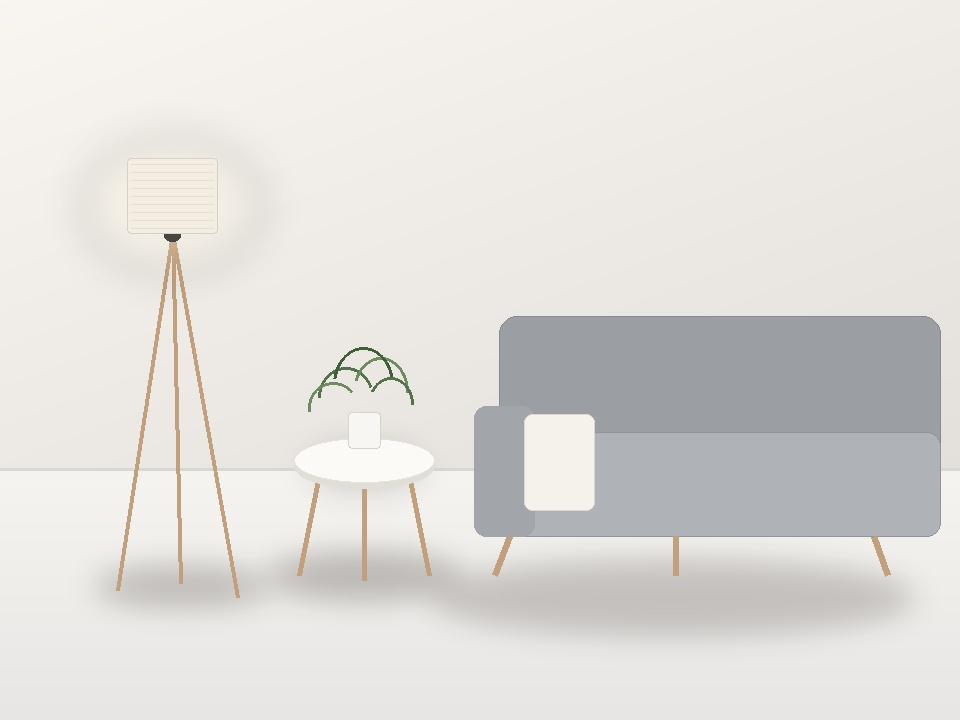
#> input picture data/roomie_default_room.jpg, 960 x 720 px
$ python -i live_intelligence.py   (imports and definitions only)   (older library calls are emulated)
#> lines starting #> are read from the running program, lines starting #| are printed output that depends on the picture; after the words box and inside, x2 and y2 are one past the last pixel; in counts of white or black regions, pixels touching at a corner belong together
#> further down, picture is the input picture: PIL image 960x720 RGB; mean R, G, B 224.4, 222.4, 218.7
"""Live Room Intelligence: Real-time architectural room feature and object detection on camera frames."""
from typing import Dict, Any, List, Tuple, Optional
import numpy as np
from PIL import Image
import cv2


class DetectedObject:
    """Represents an architecturally identified region or element in the room frame."""
    def __init__(
        self,
        category: str,  # 'Wall', 'Ceiling', 'Floor', 'Window', 'Door', 'Furniture', 'Decorative'
        confidence: float,  # 0.0 to 1.0
        bounding_box: Tuple[int, int, int, int],  # (x, y, w, h)
        area_percentage: float,
        description: str,
        dominant_hex: Optional[str] = None
    ):
        self.category = category
        self.confidence = round(confidence, 2)
        self.bounding_box = bounding_box
        self.area_percentage = round(area_percentage, 1)
        self.description = description
        self.dominant_hex = dominant_hex

    def to_dict(self) -> Dict[str, Any]:
        return {
            "category": self.category,
            "confidence": self.confidence,
            "bounding_box": list(self.bounding_box),
            "area_percentage": self.area_percentage,
            "description": self.description,
            "dominant_hex": self.dominant_hex
        }


def rgb_to_hex_str(r: int, g: int, b: int) -> str:
    return f"#{int(r):02X}{int(g):02X}{int(b):02X}"


def analyze_live_frame_intelligence(
    frame_image: Image.Image,
    min_confidence: float = 0.40
) -> Dict[str, Any]:
    """
    Perform lightweight, fast architectural semantic detection on a captured room frame.
    Identifies:
    1. Ceilings (Upper low-gradient horizontal slab)
    2. Walls (Dominant vertical planar regions)
    3. Floors (Lower structural plane below horizontal transition lines)
    4. Windows & Daylight Glare (High-luminance specular zones)
    5. Doors & Openings (Vertical rectangular boundary contours)
    6. Furniture (Mid-level textured obstacles and silhouettes)
    7. Decorative elements (Focal artwork, pendant fixtures, high-contrast objects)
    """
#> called with min_confidence = 0.4
    orig_w, orig_h = frame_image.size
#> orig_w = 960; orig_h = 720

    # Resize to standard processing dimensions (e.g. max 480px width) for ultra-fast processing (<30ms)
    scale = 480.0 / max(orig_w, orig_h) if max(orig_w, orig_h) > 480 else 1.0
#> scale = 0.5
    proc_w = int(orig_w * scale)
#> proc_w = 480
    proc_h = int(orig_h * scale)
#> proc_h = 360
    small_pil = frame_image.resize((proc_w, proc_h), Image.Resampling.BILINEAR)
    img_rgb = np.array(small_pil)
    img_bgr = cv2.cvtColor(img_rgb, cv2.COLOR_RGB2BGR)
    gray = cv2.cvtColor(img_bgr, cv2.COLOR_BGR2GRAY)

    detected: List[DetectedObject] = []

    # -------------------------------------------------------------
    # 1. Floor Plane Detection (Lower Region)
    # -------------------------------------------------------------
    sobel_y = cv2.Sobel(gray, cv2.CV_64F, 0, 1, ksize=3)
    abs_sobel_y = np.abs(sobel_y)
    lower_half = abs_sobel_y[int(proc_h * 0.55):, :]
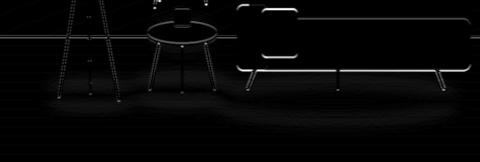
#> lower_half: shape (162, 480) float64; min 0, max 309, mean 8; drawn with min black and max white
    # Baseboard line detection
    row_grads = np.mean(lower_half, axis=1)
#> row_grads = 162 values, max 120.1 at index 70, min 0 at index 137, mean 7.95
    baseboard_y_rel = int(proc_h * 0.55) + int(np.argmax(row_grads)) if len(row_grads) > 0 else int(proc_h * 0.75)
#> baseboard_y_rel = 268
    floor_y = max(int(proc_h * 0.60), min(int(proc_h * 0.85), baseboard_y_rel))
#> floor_y = 268

    floor_h = proc_h - floor_y
#> floor_h = 92
    floor_pct = (proc_w * floor_h) / float(proc_w * proc_h) * 100.0
#> floor_pct = 25.56
    floor_patch = img_rgb[floor_y:, :]
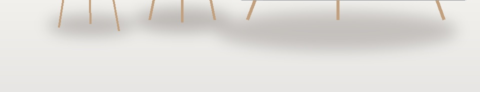
#> floor_patch: shape (92, 480, 3); mean R, G, B 224.5, 222.6, 219
    mean_floor_rgb = np.mean(floor_patch, axis=(0, 1)) if floor_patch.size > 0 else (120, 90, 60)
#> mean_floor_rgb = [224.5, 222.6, 219]
    floor_hex = rgb_to_hex_str(mean_floor_rgb[0], mean_floor_rgb[1], mean_floor_rgb[2])
#> floor_hex = '#E0DEDB'

    detected.append(DetectedObject(
        category="Floor",
        confidence=0.88,
        bounding_box=(0, int(floor_y / scale), orig_w, int(floor_h / scale)),
        area_percentage=floor_pct,
        description=f"Ground plane with baseboard transition around {int(floor_y / scale)}px.",
        dominant_hex=floor_hex
    ))
#> in __init__, `self.area_percentage = round(area_percentage, 1)`: self.area_percentage = 25.6

    # -------------------------------------------------------------
    # 2. Ceiling / Upper Plane Detection
    # -------------------------------------------------------------
    ceiling_h = int(proc_h * 0.20)
#> ceiling_h = 72
    ceiling_patch = img_rgb[:ceiling_h, :]
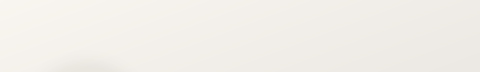
#> ceiling_patch: shape (72, 480, 3); mean R, G, B 241.8, 238.8, 233.5
    mean_ceil_rgb = np.mean(ceiling_patch, axis=(0, 1)) if ceiling_patch.size > 0 else (240, 240, 240)
#> mean_ceil_rgb = [241.8, 238.8, 233.5]
    ceil_hex = rgb_to_hex_str(mean_ceil_rgb[0], mean_ceil_rgb[1], mean_ceil_rgb[2])
#> ceil_hex = '#F1EEE9'
    ceil_pct = (proc_w * ceiling_h) / float(proc_w * proc_h) * 100.0
#> ceil_pct = 20

    detected.append(DetectedObject(
        category="Ceiling",
        confidence=0.82,
        bounding_box=(0, 0, orig_w, int(ceiling_h / scale)),
        area_percentage=ceil_pct,
        description="Upper horizontal ceiling / crown structural plane.",
        dominant_hex=ceil_hex
    ))

    # -------------------------------------------------------------
    # 3. Window & Daylight Glare Detection
    # -------------------------------------------------------------
    # Bright specular / daylight exterior zones
    overexposed = (gray >= 238)
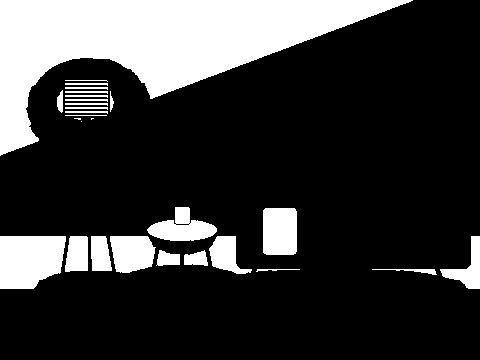
#> overexposed: shape (360, 480) bool; 22% white; 28 white regions (3 under 20 px)
    glare_contours, _ = cv2.findContours(overexposed.astype(np.uint8), cv2.RETR_EXTERNAL, cv2.CHAIN_APPROX_SIMPLE)
#> glare_contours = 28 contours, 6 with area under 20; largest, box (x1, y1, x2, y2) and area: (0, 0, 413, 156) 25278, (0, 236, 66, 289) 2923, (263, 208, 297, 255) 1506, (110, 236, 156, 273) 1316, (147, 207, 217, 241) 1272
    for cnt in glare_contours:
        x, y, w, h = cv2.boundingRect(cnt)
        cnt_area = w * h
        if cnt_area > (proc_w * proc_h * 0.02) and y < floor_y:
            win_pct = cnt_area / float(proc_w * proc_h) * 100.0
            win_rgb = np.mean(img_rgb[y:y+h, x:x+w], axis=(0, 1))
            detected.append(DetectedObject(
                category="Window",
                confidence=0.85,
                bounding_box=(int(x / scale), int(y / scale), int(w / scale), int(h / scale)),
                area_percentage=win_pct,
                description="Natural daylight fenestration / window opening with exterior glare.",
                dominant_hex=rgb_to_hex_str(win_rgb[0], win_rgb[1], win_rgb[2])
            ))
#> this loop made 28 passes
#> (x, y, w, h, cnt_area, win_pct, win_rgb) on pass 28: (0, 0, 413, 156, 64428, 37.28, [239.6, 236.4, 230.7])
#> (x, y, w, h, cnt_area) on passes 1 to 6: (372, 269, 65, 6, 390), (256, 269, 44, 3, 132), (184, 250, 24, 16, 384), (156, 250, 24, 16, 384), (440, 236, 40, 53, 2120), (209, 236, 43, 38, 1634)
#> after the loop, detected = 4 items

    # -------------------------------------------------------------
    # 4. Doors & Openings
    # -------------------------------------------------------------
    # Vertical edge detection for door frames
    sobel_x = cv2.Sobel(gray, cv2.CV_64F, 1, 0, ksize=3)
    vert_edges = np.abs(sobel_x) > 40
#> vert_edges: shape (360, 480) bool; 3% white; 34 white regions (15 under 20 px), largest, box (x1, y1, x2, y2) and area: (57, 116, 121, 300) 2259, (174, 172, 209, 204) 393, (463, 157, 472, 269) 346
    # Morphological closure vertically
    v_kernel = cv2.getStructuringElement(cv2.MORPH_RECT, (3, 15))
    vert_closed = cv2.morphologyEx(vert_edges.astype(np.uint8), cv2.MORPH_CLOSE, v_kernel)
#> vert_closed: shape (360, 480); values 0 (black) and 1 (white), 3.4% white; 18 white regions (1 under 20 px)
    door_contours, _ = cv2.findContours(vert_closed, cv2.RETR_EXTERNAL, cv2.CHAIN_APPROX_SIMPLE)
#> door_contours = 18 contours, 2 with area under 20; largest, box (x1, y1, x2, y2) and area: (57, 116, 121, 300) 2062, (152, 172, 209, 224) 829, (463, 157, 472, 269) 232, (147, 241, 161, 288) 217, (203, 241, 217, 288) 206
    for cnt in door_contours:
        x, y, w, h = cv2.boundingRect(cnt)
        aspect = h / float(max(1, w))
        # Doors are tall vertical rectangles: aspect > 1.8, height >= 35% of frame
        if aspect >= 1.8 and h >= (proc_h * 0.35) and y + h >= int(floor_y * 0.9):
            door_pct = (w * h) / float(proc_w * proc_h) * 100.0
            door_rgb = np.mean(img_rgb[y:y+h, x:x+w], axis=(0, 1))
            detected.append(DetectedObject(
                category="Door",
                confidence=0.74,
                bounding_box=(int(x / scale), int(y / scale), int(w / scale), int(h / scale)),
                area_percentage=door_pct,
                description="Vertical architectural portal / doorway casing.",
                dominant_hex=rgb_to_hex_str(door_rgb[0], door_rgb[1], door_rgb[2])
            ))
#> this loop made 18 passes
#> (x, y, w, h, aspect) on passes 1, 3, 4, 5, 6, 7, 8, 9, 10, 11, 12, 13: (434, 268, 13, 21, 1.62), (245, 268, 13, 21, 1.62), (180, 244, 5, 47, 9.4), (203, 241, 14, 47, 3.36), (147, 241, 14, 47, 3.36), (147, 225, 7, 13, 1.86), (210, 224, 8, 13, 1.62), (294, 206, 5, 50, 10), (261, 206, 7, 60, 8.57), (236, 202, 6, 67, 11.17), (152, 172, 57, 52, 0.912), (463, 157, 9, 112, 12.44)
#> (cnt, x, y, w, h, aspect) on passes 2, 18: ([[335, 268], [335, 287], [340, 287], [340, 268]], 335, 268, 6, 20, 3.33), ([[64, 81], [64, 88]], 64, 81, 1, 8, 8)
#> after the loop, detected = 5 items

    # -------------------------------------------------------------
    # 5. Furniture & Obstacles in Mid-Plane
    # -------------------------------------------------------------
    mid_plane_mask = np.zeros_like(gray, dtype=np.uint8)
    mid_plane_mask[ceiling_h:floor_y, :] = 255
    # High-texture / gradient regions in mid-plane indicate furniture (sofas, tables, credenzas)
    laplacian = cv2.Laplacian(gray, cv2.CV_64F)
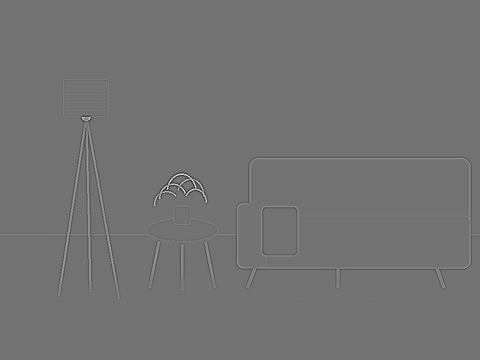
#> laplacian: shape (360, 480) float64; min -206, max 251, mean 0; drawn with min black and max white
    texture_dense = (np.abs(laplacian) > 18) & (mid_plane_mask > 0)
#> texture_dense: shape (360, 480) bool; 2.5% white in thin lines or dots, all inside (x1, y1, x2, y2) = (0, 79, 480, 268)
    furn_kernel = cv2.getStructuringElement(cv2.MORPH_RECT, (11, 7))
    furn_closed = cv2.morphologyEx(texture_dense.astype(np.uint8), cv2.MORPH_CLOSE, furn_kernel)
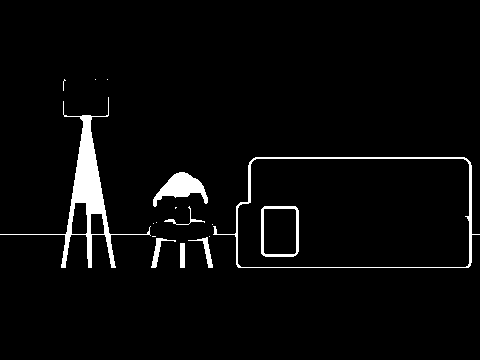
#> furn_closed: shape (360, 480); values 0 (black) and 1 (white), 3.6% white; 17 white regions (9 under 20 px)
    furn_contours, _ = cv2.findContours(furn_closed, cv2.RETR_EXTERNAL, cv2.CHAIN_APPROX_SIMPLE)
#> furn_contours = 16 contours, 9 with area under 20; largest, box (x1, y1, x2, y2) and area: (213, 157, 480, 268) 25272, (0, 97, 151, 268) 3156, (153, 172, 208, 207) 814, (151, 238, 176, 268) 132, (188, 237, 213, 268) 126, (180, 243, 185, 268) 96, (164, 206, 205, 225) 40

    for cnt in furn_contours:
        x, y, w, h = cv2.boundingRect(cnt)
        if (w * h) > (proc_w * proc_h * 0.04) and y >= int(proc_h * 0.35):
            f_pct = (w * h) / float(proc_w * proc_h) * 100.0
            f_rgb = np.mean(img_rgb[y:y+h, x:x+w], axis=(0, 1))
            detected.append(DetectedObject(
                category="Furniture",
                confidence=0.78,
                bounding_box=(int(x / scale), int(y / scale), int(w / scale), int(h / scale)),
                area_percentage=f_pct,
                description="Mid-plane interior furniture silhouette / seating cluster.",
                dominant_hex=rgb_to_hex_str(f_rgb[0], f_rgb[1], f_rgb[2])
            ))
#> this loop made 16 passes
#> (x, y, w, h) on passes 2, 3, 4, 6, 7, 8, 10, 11, 13, 14, 15, 16: (151, 238, 25, 30), (188, 237, 25, 31), (209, 236, 1, 1), (212, 224, 1, 1), (153, 223, 1, 1), (156, 222, 1, 1), (164, 206, 41, 19), (153, 172, 55, 35), (0, 97, 151, 171), (107, 79, 1, 1), (95, 79, 1, 1), (63, 79, 3, 12)
#> (cnt, x, y, w, h) on passes 1, 5, 9: ([[180, 243], [180, 267], [184, 267], [184, 243]], 180, 243, 5, 25), ([[152, 236], [155, 236]], 152, 236, 4, 1), ([[175, 207], [175, 208], [176, 207]], 175, 207, 2, 2)
#> after the loop, detected = 6 items

    # -------------------------------------------------------------
    # 6. Primary Wall Surface Detection
    # -------------------------------------------------------------
    # Residual mid-plane pixels not floor, ceiling, or furniture
    wall_y1 = ceiling_h
#> wall_y1 = 72
    wall_y2 = floor_y
#> wall_y2 = 268
    wall_h = wall_y2 - wall_y1
#> wall_h = 196
    wall_patch = img_rgb[wall_y1:wall_y2, :]
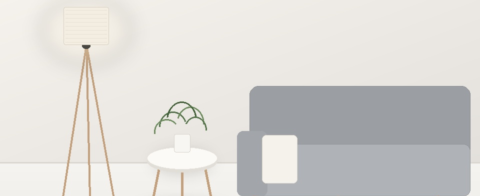
#> wall_patch: shape (196, 480, 3); mean R, G, B 218.1, 216.4, 213.3
    mean_wall_rgb = np.mean(wall_patch, axis=(0, 1)) if wall_patch.size > 0 else (230, 225, 215)
#> mean_wall_rgb = [218.1, 216.4, 213.3]
    wall_hex = rgb_to_hex_str(mean_wall_rgb[0], mean_wall_rgb[1], mean_wall_rgb[2])
#> wall_hex = '#DAD8D5'
    wall_pct = (proc_w * wall_h) / float(proc_w * proc_h) * 100.0
#> wall_pct = 54.44

    detected.append(DetectedObject(
        category="Wall",
        confidence=0.92,
        bounding_box=(0, int(wall_y1 / scale), orig_w, int(wall_h / scale)),
        area_percentage=wall_pct,
        description="Continuous vertical wall plane suitable for colour transformation.",
        dominant_hex=wall_hex
    ))

    # Filter by confidence
    valid_detections = [d for d in detected if d.confidence >= min_confidence]
#> valid_detections = 7 items
    # Sort by prominence (area percentage descending)
    valid_detections.sort(key=lambda d: d.area_percentage, reverse=True)

    # Architectural room summary
    detected_cats = {d.category for d in valid_detections}
#> detected_cats = 6 items
    return {
        "elements_detected_count": len(valid_detections),
        "categories": list(detected_cats),
        "detections": [d.to_dict() for d in valid_detections],
        "frame_dimensions": (orig_w, orig_h),
        "primary_wall_hex": wall_hex,
        "floor_hex": floor_hex,
        "ceiling_hex": ceil_hex
    }


# [49 lines left out: function draw_intelligence_bounding_boxes, not called in this run]

>>> from PIL import Image
>>> picture = Image.open('../data/roomie_default_room.jpg')
>>> result = analyze_live_frame_intelligence(picture)
#> result = 7 items
